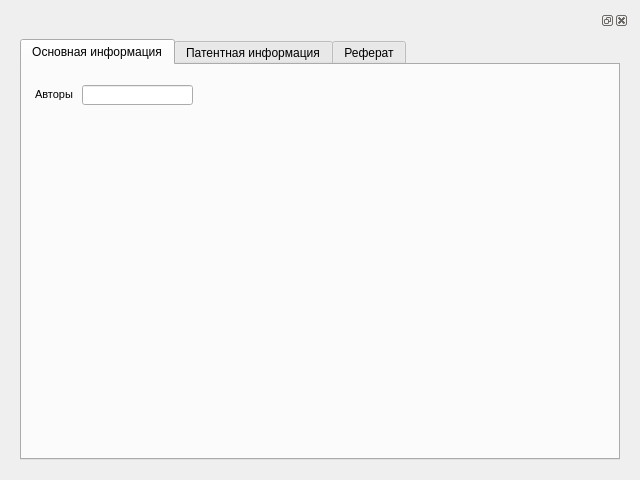
<?xml version="1.0" encoding="UTF-8"?>
<ui version="4.0">
 <class>Form</class>
 <widget class="QWidget" name="Form">
  <property name="geometry">
   <rect>
    <x>0</x>
    <y>0</y>
    <width>640</width>
    <height>480</height>
   </rect>
  </property>
  <property name="windowTitle">
   <string>Form</string>
  </property>
  <layout class="QGridLayout" name="gridLayout">
   <item row="0" column="0">
    <widget class="QDockWidget" name="dockWidget">
     <widget class="QWidget" name="dockWidgetContents">
      <layout class="QHBoxLayout" name="horizontalLayout">
       <item>
        <widget class="QTabWidget" name="tabWidget">
         <property name="tabPosition">
          <enum>QTabWidget::North</enum>
         </property>
         <property name="tabShape">
          <enum>QTabWidget::Rounded</enum>
         </property>
         <property name="currentIndex">
          <number>0</number>
         </property>
         <widget class="QWidget" name="tab">
          <attribute name="title">
           <string>Основная информация</string>
          </attribute>
          <widget class="QLabel" name="label_2">
           <property name="geometry">
            <rect>
             <x>10</x>
             <y>20</y>
             <width>41</width>
             <height>20</height>
            </rect>
           </property>
           <property name="text">
            <string>&lt;!DOCTYPE HTML PUBLIC &quot;-//W3C//DTD HTML 4.0//EN&quot; &quot;http://www.w3.org/TR/REC-html40/strict.dtd&quot;&gt;
&lt;html&gt;&lt;head&gt;&lt;meta name=&quot;qrichtext&quot; content=&quot;1&quot; /&gt;&lt;style type=&quot;text/css&quot;&gt;
p, li { white-space: pre-wrap; }
&lt;/style&gt;&lt;/head&gt;&lt;body style=&quot; font-family:'MS Shell Dlg 2'; font-size:8.25pt; font-weight:400; font-style:normal;&quot;&gt;
&lt;p align=&quot;right&quot; style=&quot; margin-top:0px; margin-bottom:0px; margin-left:0px; margin-right:0px; -qt-block-indent:0; text-indent:0px;&quot;&gt;&lt;span style=&quot; font-size:8pt;&quot;&gt;Авторы&lt;/span&gt;&lt;/p&gt;&lt;/body&gt;&lt;/html&gt;</string>
           </property>
          </widget>
          <widget class="QLineEdit" name="lineEdit_2">
           <property name="geometry">
            <rect>
             <x>60</x>
             <y>20</y>
             <width>111</width>
             <height>20</height>
            </rect>
           </property>
          </widget>
         </widget>
         <widget class="QWidget" name="tab_2">
          <attribute name="title">
           <string>Патентная информация</string>
          </attribute>
         </widget>
         <widget class="QWidget" name="tab_3">
          <attribute name="title">
           <string>Реферат</string>
          </attribute>
         </widget>
        </widget>
       </item>
      </layout>
     </widget>
    </widget>
   </item>
  </layout>
 </widget>
 <resources/>
 <connections/>
</ui>
